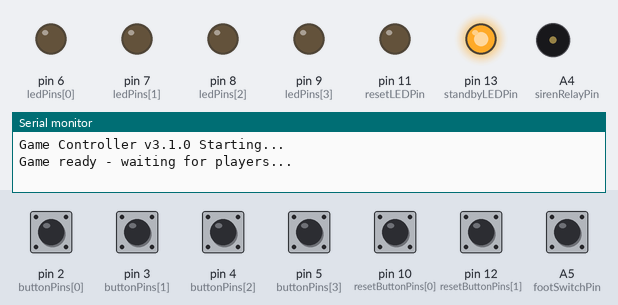
Simulated run of this sketch. Board: Arduino Uno, built with avr-gcc and run on an emulated ATmega328P. On the bench: output pins drawn as LEDs (lit = HIGH), buzzer (waves = sounding, pin HIGH), the last lines printed to the serial monitor. The test bench sets the inputs (shaded band); at power-on: A5 (footSwitchPin), pin 2 (buttonPins[0]), pin 3 (buttonPins[1]), pin 4 (buttonPins[2]), pin 5 (buttonPins[3]), pin 10 (resetButtonPins[0]), pin 12 (resetButtonPins[1]) HIGH.

Above: at 1.2 s.
1.3 s: pin 2 (buttonPins[0]) pulled LOW for 0.15 s
At 2.1 s:
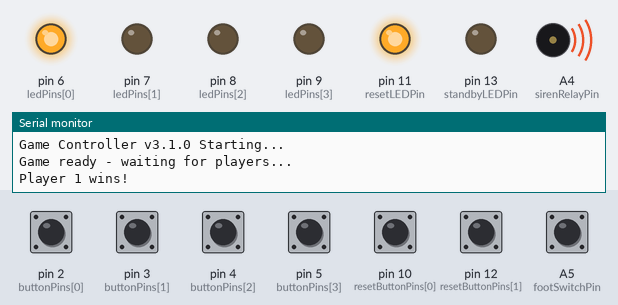
2.9 s: pin 10 (resetButtonPins[0]) pulled LOW for 0.15 s
At 4.0 s:
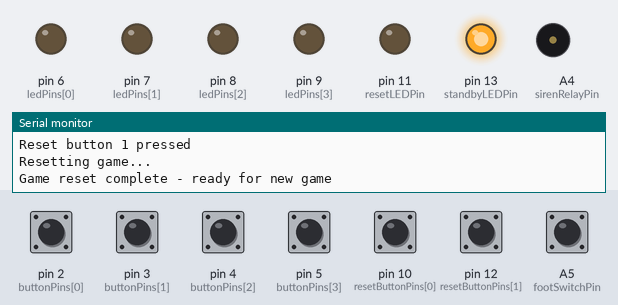
4.5 s: pin 3 (buttonPins[1]) pulled LOW for 0.15 s
At 5.7 s:
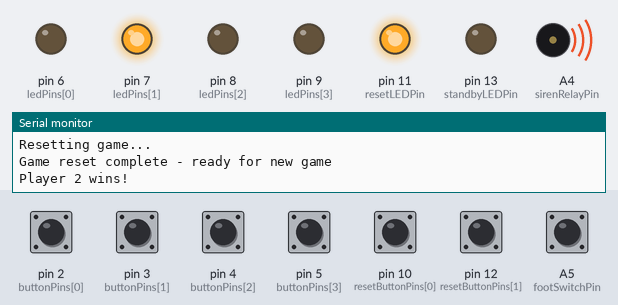
6.1 s: A5 (footSwitchPin) pulled LOW for 0.15 s
At 6.7 s:
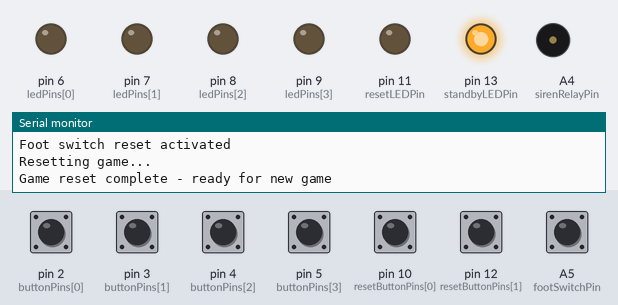
7.7 s: pin 4 (buttonPins[2]) pulled LOW for 0.15 s
At 8.1 s:
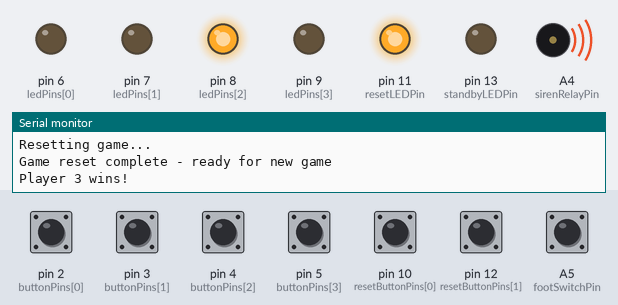
9.3 s: pin 10 (resetButtonPins[0]) pulled LOW for 1 s
At 10.1 s:
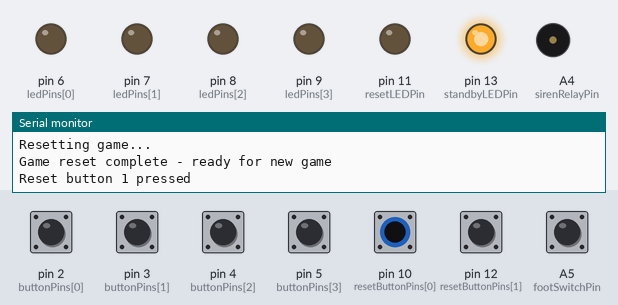
Timing chart, 0 to 12.3 s (numbered marks = the images above; inputs shaded):
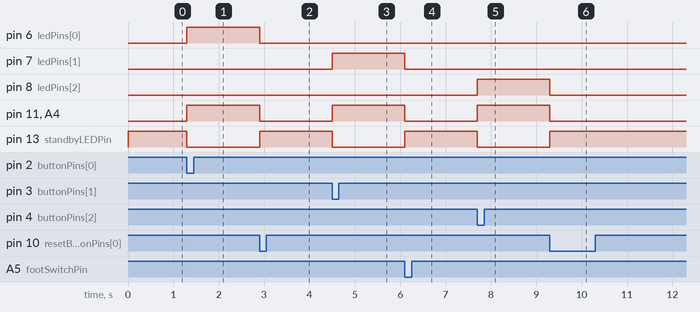

Measured:
- after the input at 1.3 s, pin 6 (ledPins[0]), pin 11 (resetLEDPin), A4 (sirenRelayPin): LOW → HIGH at once; pin 13 (standbyLEDPin): HIGH → LOW at once
- after the input at 2.9 s, pin 6 (ledPins[0]), pin 11 (resetLEDPin), A4 (sirenRelayPin): HIGH → LOW at once; pin 13 (standbyLEDPin): LOW → HIGH at once
- after the input at 4.5 s, pin 7 (ledPins[1]), pin 11 (resetLEDPin), A4 (sirenRelayPin): LOW → HIGH at once; pin 13 (standbyLEDPin): HIGH → LOW at once
- after the input at 6.1 s, pin 7 (ledPins[1]), pin 11 (resetLEDPin), A4 (sirenRelayPin): HIGH → LOW at once; pin 13 (standbyLEDPin): LOW → HIGH at once
- after the input at 7.7 s, pin 8 (ledPins[2]), pin 11 (resetLEDPin), A4 (sirenRelayPin): LOW → HIGH at once; pin 13 (standbyLEDPin): HIGH → LOW at once
- after the input at 9.3 s, pin 8 (ledPins[2]), pin 11 (resetLEDPin), A4 (sirenRelayPin): HIGH → LOW at once; pin 13 (standbyLEDPin): LOW → HIGH at once

The sketch:

button_blitz_version_3_2_FIXED.ino
```cpp
// Code version 3.1.0 - FIXED
/*Change Log - Version 3.1.0
Release Date: April 2025

New Features & Changes:
✅ Added Siren Relay Trigger on A4
✅ Changed Winner LED Behavior
✅ Fixed foot switch logic (inverted condition)
✅ Fixed debounce array size issue
✅ Added proper serial debugging
✅ Improved code structure and comments

FIXES APPLIED:
- Fixed foot switch logic: Now correctly prevents button presses when foot switch IS pressed
- Fixed debounce array size: Changed from [3] to [4] to accommodate all inputs
- Added serial communication for debugging
- Improved variable naming and code clarity
*/

// Created by kncm_ken@hotmail.co.th (Kittipon N)
// Modified on April 2025 to add siren relay trigger output

// Pin definitions
const int buttonPins[] = {2, 3, 4, 5};  // Player button pins
const int ledPins[] = {6, 7, 8, 9};     // Player LED pins
const int resetButtonPins[] = {10, 12}; // Reset buttons
const int resetLEDPin = 11;             // Reset LED
const int standbyLEDPin = 13;           // Standby LED
const int footSwitchPin = A5;           // Foot switch moved to A5
const int sirenRelayPin = A4;           // Siren relay trigger output on A4

// Constants
const long debounceDelay = 50;          // Debounce time for buttons (in ms)
const int NUM_PLAYERS = 4;
const int NUM_RESET_BUTTONS = 2;

// Variables
int winner = -1;
bool gameEnded = false;
// Fixed: Changed array size from [3] to [4] to handle 2 reset buttons + 1 foot switch + 1 spare
unsigned long lastDebounceTimes[4] = {0, 0, 0, 0};

void setup() {
  // Initialize serial communication for debugging
  Serial.begin(9600);
  Serial.println("Game Controller v3.1.0 Starting...");

  // Initialize button and LED pins
  for (int i = 0; i < NUM_PLAYERS; i++) {
    pinMode(buttonPins[i], INPUT_PULLUP);
    pinMode(ledPins[i], OUTPUT);
    digitalWrite(ledPins[i], LOW); // Ensure all LEDs start OFF
  }

  // Initialize reset buttons
  for (int i = 0; i < NUM_RESET_BUTTONS; i++) {
    pinMode(resetButtonPins[i], INPUT_PULLUP);
  }

  // Initialize control pins
  pinMode(resetLEDPin, OUTPUT);
  pinMode(standbyLEDPin, OUTPUT);
  pinMode(footSwitchPin, INPUT_PULLUP);
  pinMode(sirenRelayPin, OUTPUT);

  // Set initial states
  digitalWrite(resetLEDPin, LOW);       // Reset LED OFF initially
  digitalWrite(standbyLEDPin, HIGH);    // Turn on standby LED initially
  digitalWrite(sirenRelayPin, LOW);     // Initialize siren relay as OFF

  Serial.println("Game ready - waiting for players...");
}

void loop() {
  if (!gameEnded) {
    // FIXED: Corrected foot switch logic
    // When foot switch is NOT pressed (HIGH due to INPUT_PULLUP), allow button presses
    if (digitalRead(footSwitchPin) == HIGH) {
      checkPlayerButtons();
    } else {
      // Foot switch is pressed - buttons are disabled
      // Optional: Add visual indication that buttons are disabled
    }
  } else {
    handleGameEnd();
  }

  // Always check reset inputs regardless of game state
  checkResetButtons();
}

// Function to check player buttons and detect winner
void checkPlayerButtons() {
  for (int i = 0; i < NUM_PLAYERS; i++) {
    if (digitalRead(buttonPins[i]) == LOW) {
      winner = i;
      gameEnded = true;

      // Turn ON winner LED steadily
      digitalWrite(ledPins[i], HIGH);

      // Activate siren relay when a player wins
      digitalWrite(sirenRelayPin, HIGH);

      // Turn off standby LED immediately
      digitalWrite(standbyLEDPin, LOW);

      // Turn on reset LED to indicate game over
      digitalWrite(resetLEDPin, HIGH);

      Serial.print("Player ");
      Serial.print(i + 1);
      Serial.println(" wins!");

      break;
    }
  }
}

// Handle the game end state
void handleGameEnd() {
  // Ensure winner LED stays ON and all others stay OFF
  for (int i = 0; i < NUM_PLAYERS; i++) {
    if (i == winner) {
      digitalWrite(ledPins[i], HIGH);   // Keep winner LED ON
    } else {
      digitalWrite(ledPins[i], LOW);    // Keep other LEDs OFF
    }
  }

  // Maintain game over state indicators
  digitalWrite(standbyLEDPin, LOW);     // Keep standby LED OFF
  digitalWrite(resetLEDPin, HIGH);      // Keep reset LED ON
  // Siren remains ON (no need to set it again)
}

// Check if any reset button or foot switch is pressed
void checkResetButtons() {
  unsigned long currentMillis = millis();

  // Check reset buttons
  for (int i = 0; i < NUM_RESET_BUTTONS; i++) {
    if (digitalRead(resetButtonPins[i]) == LOW &&
        (currentMillis - lastDebounceTimes[i]) > debounceDelay) {
      lastDebounceTimes[i] = currentMillis;
      Serial.print("Reset button ");
      Serial.print(i + 1);
      Serial.println(" pressed");
      resetGame();
      return; // Exit early after reset
    }
  }

  // Check foot switch as reset option (index 2 in debounce array)
  if (digitalRead(footSwitchPin) == LOW &&
      (currentMillis - lastDebounceTimes[2]) > debounceDelay) {
    lastDebounceTimes[2] = currentMillis;
    Serial.println("Foot switch reset activated");
    resetGame();
  }
}

// Reset the game state and turn off all LEDs
void resetGame() {
  Serial.println("Resetting game...");

  // Turn off all player LEDs
  for (int i = 0; i < NUM_PLAYERS; i++) {
    digitalWrite(ledPins[i], LOW);
    // Note: pinMode is already set in setup(), no need to reset it
  }

  // Reset game state variables
  gameEnded = false;
  winner = -1;

  // Set LED states for new game
  digitalWrite(resetLEDPin, LOW);       // Turn off reset LED
  digitalWrite(standbyLEDPin, HIGH);    // Turn on standby LED
  digitalWrite(sirenRelayPin, LOW);     // Turn off siren relay

  Serial.println("Game reset complete - ready for new game");
}
```
